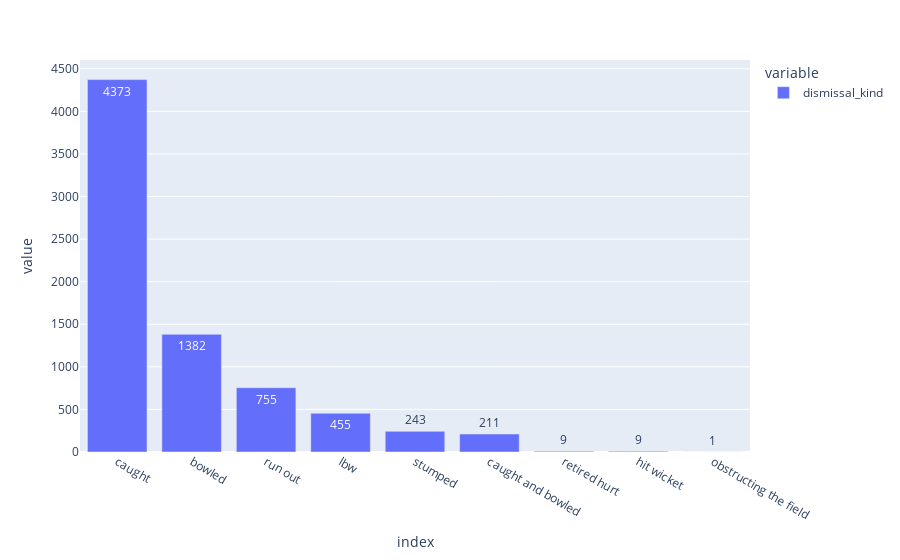

The code cell stored with this chart in its notebook:
### Markdown cell above
# Dismisal type.

### Code cell
px.bar(ipl['dismissal_kind'].value_counts(),text_auto=True)

### Figure 1 — Plotly figure (JSON) as saved in the notebook; plotly's stock layout.template omitted (floating-point values rounded to 4 significant figures)
{"data": [{"alignmentgroup": "True", "hovertemplate": "variable=dismissal_kind<br>index=%{x}<br>value=%{y}<extra></extra>", "legendgroup": "dismissal_kind", "marker": {"color": "#636efa", "pattern": {"shape": ""}}, "name": "dismissal_kind", "offsetgroup": "dismissal_kind", "orientation": "v", "showlegend": true, "textposition": "auto", "texttemplate": "%{y}", "type": "bar", "x": ["caught", "bowled", "run out", "lbw", "stumped", "caught and bowled", "retired hurt", "hit wicket", "obstructing the field"], "xaxis": "x", "y": [4373, 1382, 755, 455, 243, 211, 9, 9, 1], "yaxis": "y"}], "layout": {"barmode": "relative", "legend": {"title": {"text": "variable"}, "tracegroupgap": 0}, "margin": {"t": 60}, "xaxis": {"anchor": "y", "domain": [0, 1], "title": {"text": "index"}}, "yaxis": {"anchor": "x", "domain": [0, 1], "title": {"text": "value"}}}}
